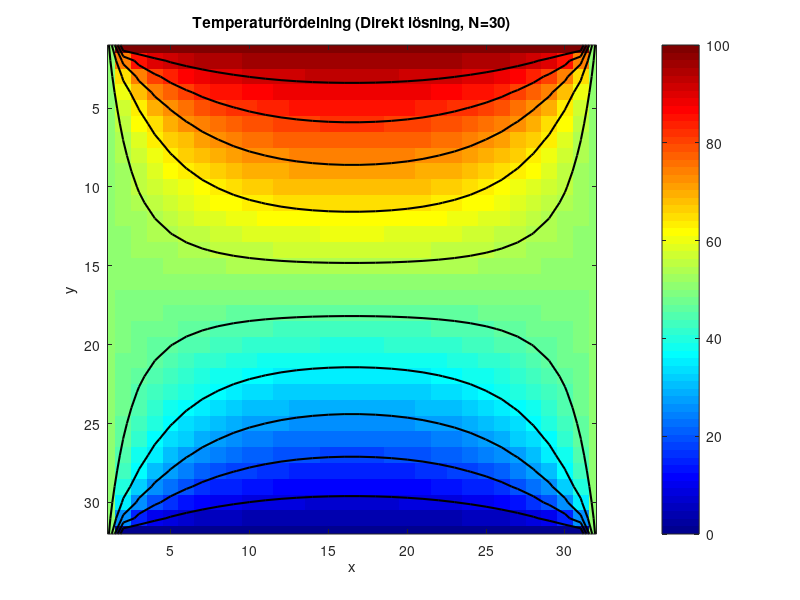

The MATLAB source for this figure:
%% TEMPERATURPROJEKT - MATRISLÖSNING (Direkt metod)
% Löser Laplaces ekvation genom att ställa upp systemet A*x = b
% och lösa det direkt (utan iterationer).

clear; clc; close all;

%% 1. PARAMETRAR
% ---------------------------------------------------------
% A. Nätupplösning
N = 30;             % Antal inre punkter i x- och y-led

% B. Randvillkor
T_top    = 100;     % Temperatur övre kant
T_bottom = 0;       % Temperatur nedre kant
T_left   = 50;      % Temperatur vänster kant
T_right  = 50;      % Temperatur höger kant

% (Inga iterationsinställningar behövs här eftersom vi löser det exakt direkt)
% ---------------------------------------------------------

%% 2. BYGG MATRIS OCH HÖGERLED
fprintf('Bygger matris för N=%d (Totalt %d ekvationer)...\n', N, N^2);
tic; % Starta tidtagning

% Totalt antal okända punkter
n_unknowns = N * N;

% Vi använder "sparse" (gles matris) för att spara minne.
% Matrisen A kommer ha 5 diagonalband (mittenpunkten + 4 grannar).
A = spalloc(n_unknowns, n_unknowns, 5*n_unknowns);
b = zeros(n_unknowns, 1);

% Vi loopar igenom varje INRE punkt i rutnätet
% (i = radindex, j = kolumnindex)
for j = 1:N 
    for i = 1:N
        
        % Räkna ut vilket nummer (k) denna punkt har i ekvationssystemet (1 till N^2)
        k = i + (j-1) * N;
        
        % Själva ekvationen: 4*T(i,j) - (grannarna) = 0
        % Vi sätter koefficienten 4 på diagonalen
        A(k, k) = 4;
        
        % --- HANTERA GRANNAR ---
        
        % 1. UPPÅT (i-1)
        if i > 1
            % Om inre granne: Koefficient -1 i matrisen
            A(k, k-1) = -1;
        else
            % Om rand (vägg): Flytta värdet till högerledet (b)
            b(k) = b(k) + T_top;
        end
        
        % 2. NEDÅT (i+1)
        if i < N
            A(k, k+1) = -1;
        else
            b(k) = b(k) + T_bottom;
        end
        
        % 3. VÄNSTER (j-1)
        if j > 1
            A(k, k-N) = -1;
        else
            b(k) = b(k) + T_left;
        end
        
        % 4. HÖGER (j+1)
        if j < N
            A(k, k+N) = -1;
        else
            b(k) = b(k) + T_right;
        end
        
    end
end

%% 3. LÖS EKVATIONSSYSTEMET
% Här sker magin: MATLAB löser Ax = b
T_vec = A \ b;

time_taken = toc; % Stoppa tidtagning

%% 4. RESULTAT OCH VISUALISERING
% Omforma lösningsvektorn (1D) tillbaka till en platta (2D)
T_inner = reshape(T_vec, N, N);

% Skapa den fullständiga plattan med ränder för visualisering
T_plot = zeros(N+2, N+2);

% Fyll i ränderna
T_plot(1, :)     = T_top;
T_plot(end, :)   = T_bottom;
T_plot(:, 1)     = T_left;
T_plot(:, end)   = T_right;

% Fyll i mitten med vår lösning
T_plot(2:end-1, 2:end-1) = T_inner;

% Skriv ut info
fprintf('Lösning klar på %.4f sekunder.\n', time_taken);

% Rita
figure(1); clf;
imagesc(T_plot); 
colormap('jet'); 
colorbar;
axis equal; axis tight;
title(['Temperaturfördelning (Direkt lösning, N=', num2str(N), ')']);
xlabel('x'); ylabel('y');

% Konturlinjer
hold on;
contour(T_plot, 10, 'k', 'LineWidth', 1.5);
hold off;




